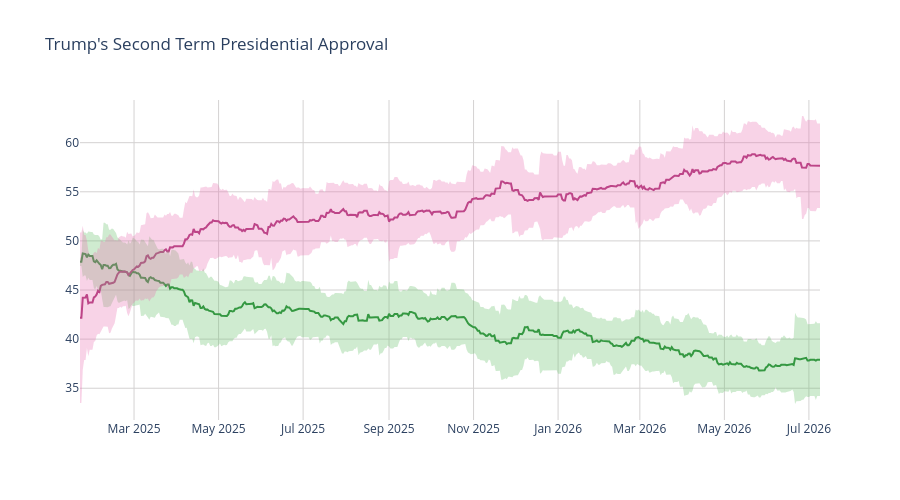

Here is the notebook cell this chart was saved with:
### Code cell
disappr_ci_hex = "#e86eaf"
appr_ci_hex = "#60be65"
disappr_ci_rgba = "rgba(232, 110, 175, 0.3)"
appr_ci_rgba = "rgba(96, 190, 101, 0.3)"
grid_col = "#d4d2d2"


# Approve
fig = go.Figure(go.Scatter(
    x=pres['end_date'],
    y=pres['approve'],
    hovertemplate="%{y:.2f}%",
    name="<b>Approve</b>",
    line=dict(color="#228833"),
    showlegend=False
))

# Disapprove
fig.add_trace(go.Scatter(
    x=pres['end_date'],
    y=pres['disapprove'],
    hovertemplate="%{y:.2f}%",
    name="<b>Disapprove</b>",
    line=dict(color="#aa3377"),
    showlegend=False
    )
)

# Approve CI
fig.add_traces([

    # Upper bound
    go.Scatter(
        x=pres['end_date'],
        y=pres['approve_upper_ci'],
        marker=dict(color=appr_ci_hex),
        line=dict(width=0),
        mode='lines',
        showlegend=False,
        hoverinfo="skip"
    ),

    # Lower bound
    go.Scatter(
        x=pres['end_date'],
        y=pres['approve_lower_ci'],
        marker=dict(color=appr_ci_hex),
        line=dict(width=0),
        mode='lines',
        fillcolor=appr_ci_rgba,
        fill="tonexty",
        showlegend=False,
        hoverinfo="skip"
    )
])

# Disapprove CI
fig.add_traces([

    # Upper bound
    go.Scatter(
        x=pres['end_date'],
        y=pres['disapprove_upper_ci'],
        marker=dict(color=disappr_ci_hex),
        line=dict(width=0),
        mode='lines',
        showlegend=False,
        hoverinfo="skip"
    ),

    # Lower bound
    go.Scatter(
        x=pres['end_date'],
        y=pres['disapprove_lower_ci'],
        marker=dict(color=disappr_ci_hex),
        line=dict(width=0),
        mode='lines',
        fillcolor=disappr_ci_rgba,
        fill="tonexty",
        showlegend=False,
        hoverinfo="skip"
    )
])

fig.update_layout(
    title=dict(text="Trump's Second Term Presidential Approval"),
    hovermode="x"
)

fig.update_xaxes(gridcolor=grid_col)
fig.update_yaxes(gridcolor=grid_col)

fig.update_layout(hovermode="x", hoverlabel_align="right", plot_bgcolor="rgba(0, 0, 0, 0)", height=500)
fig.show()

### Figure 1 — Plotly figure (JSON) as saved in the notebook; plotly's stock layout.template omitted (floating-point values rounded to 4 significant figures; data arrays with more than 128 entries replaced by an {"elided": "..."} marker saying what was removed)
{"data": [{"hovertemplate": "%{y:.2f}%", "line": {"color": "#228833"}, "name": "<b>Approve</b>", "showlegend": false, "type": "scatter", "x": {"elided": "535 str values"}, "y": {"elided": "535 float values"}}, {"hovertemplate": "%{y:.2f}%", "line": {"color": "#aa3377"}, "name": "<b>Disapprove</b>", "showlegend": false, "type": "scatter", "x": {"elided": "535 str values"}, "y": {"elided": "535 float values"}}, {"hoverinfo": "skip", "line": {"width": 0}, "marker": {"color": "#60be65"}, "mode": "lines", "showlegend": false, "type": "scatter", "x": {"elided": "535 str values"}, "y": {"elided": "535 float values"}}, {"fill": "tonexty", "fillcolor": "rgba(96, 190, 101, 0.3)", "hoverinfo": "skip", "line": {"width": 0}, "marker": {"color": "#60be65"}, "mode": "lines", "showlegend": false, "type": "scatter", "x": {"elided": "535 str values"}, "y": {"elided": "535 float values"}}, {"hoverinfo": "skip", "line": {"width": 0}, "marker": {"color": "#e86eaf"}, "mode": "lines", "showlegend": false, "type": "scatter", "x": {"elided": "535 str values"}, "y": {"elided": "535 float values"}}, {"fill": "tonexty", "fillcolor": "rgba(232, 110, 175, 0.3)", "hoverinfo": "skip", "line": {"width": 0}, "marker": {"color": "#e86eaf"}, "mode": "lines", "showlegend": false, "type": "scatter", "x": {"elided": "535 str values"}, "y": {"elided": "535 float values"}}], "layout": {"height": 500, "hoverlabel": {"align": "right"}, "hovermode": "x", "plot_bgcolor": "rgba(0, 0, 0, 0)", "title": {"text": "Trump's Second Term Presidential Approval"}, "xaxis": {"gridcolor": "#d4d2d2"}, "yaxis": {"gridcolor": "#d4d2d2"}}}
